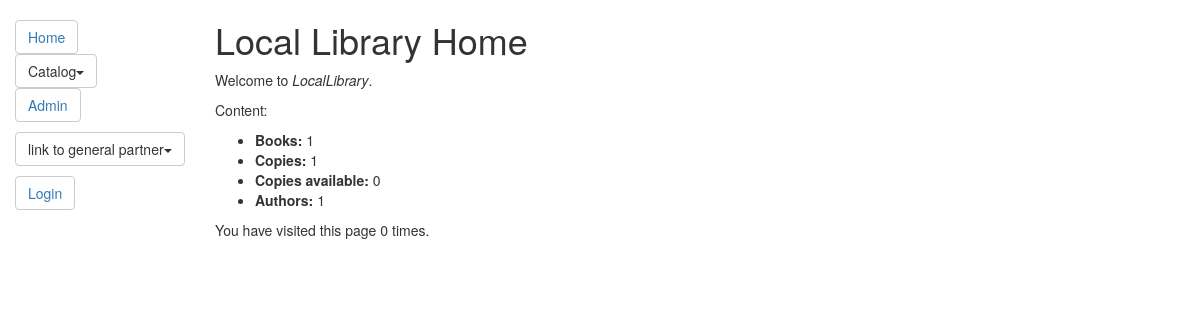
Page /catalog/ on the committed database.
### catalog/models.py (models this page shows, shortened)
class NavigationTree(models.Model):
    name = models.CharField('Name', max_length=300 , help_text = 'Enter the name', null = False, default = 'Node of tree')
    parent = models.ForeignKey('NavigationTree', on_delete=models.CASCADE, null=True, default = "#")
    nav_menu = models.ForeignKey('NavigationMenu', on_delete=models.CASCADE, null=True)
    order = models.IntegerField()
    link = models.CharField('Link', max_length=300, help_text='Enter the link:',null=False, default='#')
    is_parent = models.BooleanField(default = None, null=True)
    class Meta:
        ordering = ["order"]

### catalog/views.py (the view)
# urls.py: path('', views.index, name='index'),
def index(request):
    num_books=Book.objects.all().count()
    num_instances=BookInstance.objects.all().count()
    num_instances_available=BookInstance.objects.filter(status__exact='a').count()
    num_authors=Author.objects.count()  # Метод 'all()' применён по умолчанию.
    num_visits=request.session.get('num_visits', 0)
    request.session['num_visits'] = num_visits+1
    return render(
        request,
        'index.html',
        context={'num_books':num_books,'num_instances':num_instances,'num_instances_available':num_instances_available,
        'num_authors':num_authors,'num_visits':num_visits},
    )

### catalog/templatetags/nav_menu.py (called while the page is built)
@register.inclusion_tag('navigation_tree.html', takes_context=True)
def draw_menu(context, menu = None):
    tree = NavigationTree.objects.filter(nav_menu__name = menu)
    print()
    return {"tree": tree, 'request':context['request']}

### catalog/templates/index.html
{% extends "base_generic.html" %}
{% block content %}
<h1>Local Library Home</h1>
  <p>Welcome to <em>LocalLibrary</em>.</p>
  <p>Content:</p>
  <ul>
    <li><strong>Books:</strong> {{ num_books }}</li>
    <li><strong>Copies:</strong> {{ num_instances }}</li>
    <li><strong>Copies available:</strong> {{ num_instances_available }}</li>
    <li><strong>Authors:</strong> {{ num_authors }}</li>
  </ul>
  <p>You have visited this page {{ num_visits }}{% if num_visits == 1 %} time{% else %} times{% endif %}.</p>
{% endblock %}

### catalog/templates/navigation_tree.html (shortened to what this page needs)
{% for root in tree %}
{% if root.parent_id == None %}
    {% for node in tree %}
    {% if node.parent_id == root.id and node.is_parent == False %}
    <li class="btn btn-default dropdown-toggle"><a href="{{ node.link }}">{{node.name}}</a></li>
    {% elif node.parent_id == root.id and node.is_parent == True %}
    <div class="dropdown">
        <a href = {{node.link}} class="btn btn-default dropdown-toggle" type="button" data-toggle="dropdown" data-hover="dropdown" data-animations="fadeIn fadeIn fadeIn fadeIn">
            {{node.name}}<span class="caret"></span>
        </a>
    </div>
    {% endif %}
    {% endfor %}
{% endif %}
{% endfor %}

### rows in the picture
NavigationTree: name "Home"
NavigationTree: name "Catalog"
NavigationTree: name "Admin"
NavigationTree: name "link to general partner"

### other values in the picture
{{ num_books }} "1"
{{ num_instances }} "1"
{{ num_instances_available }} "0"
{{ num_authors }} "1"
{{ num_visits }} "0"
